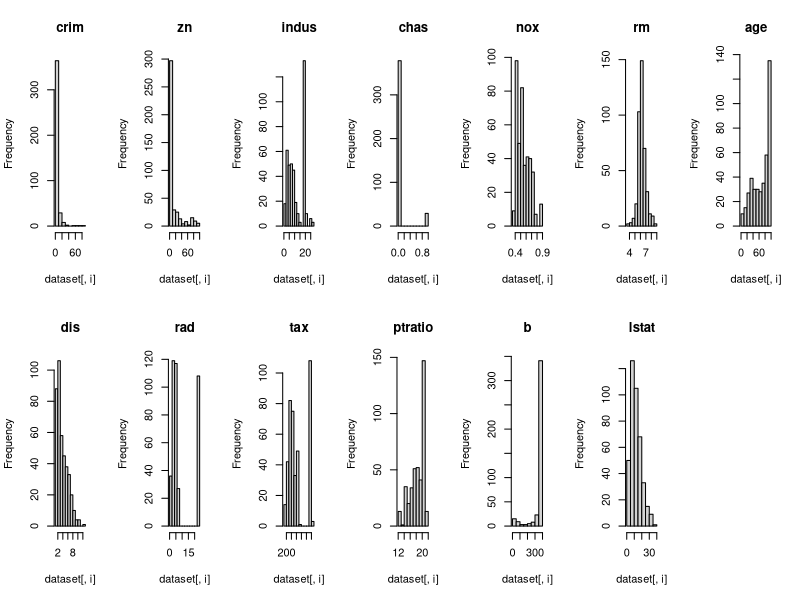
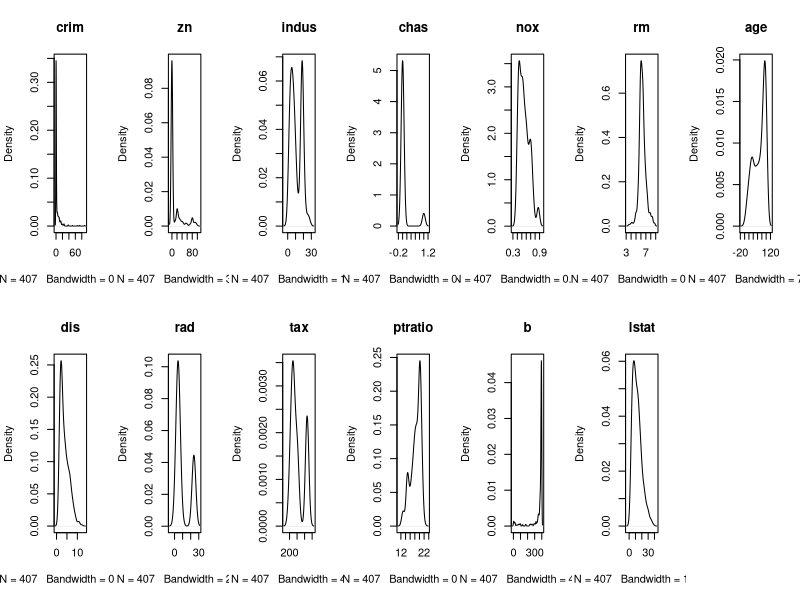
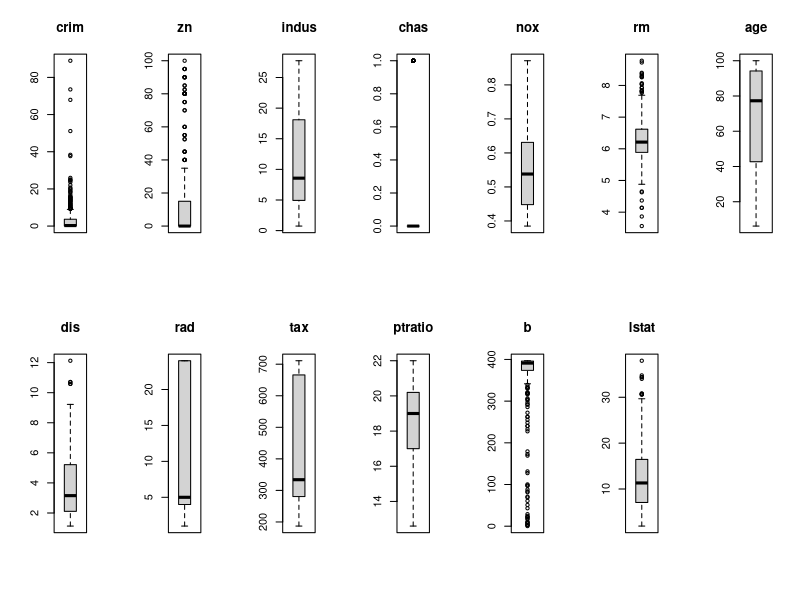
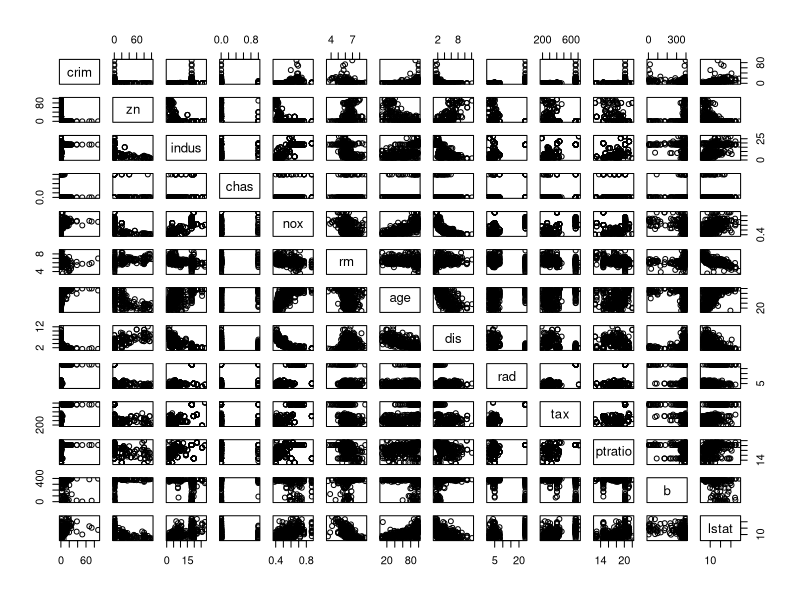
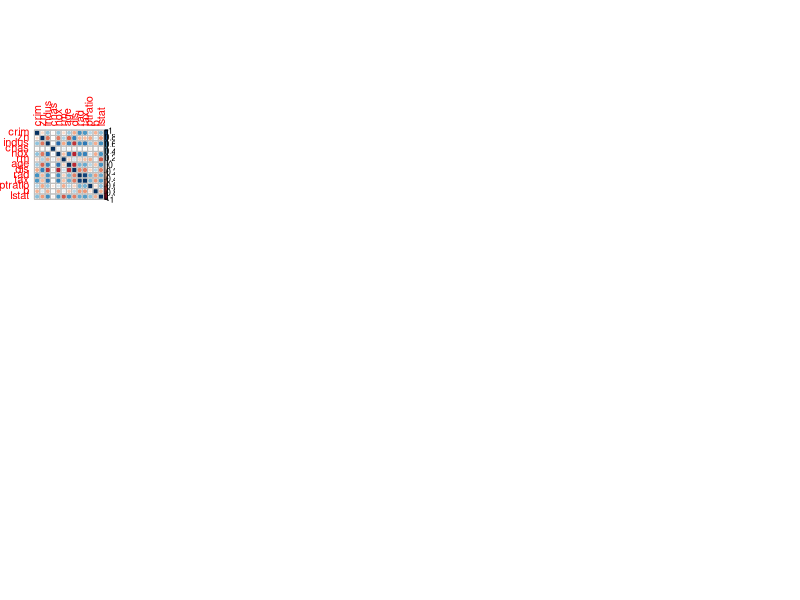
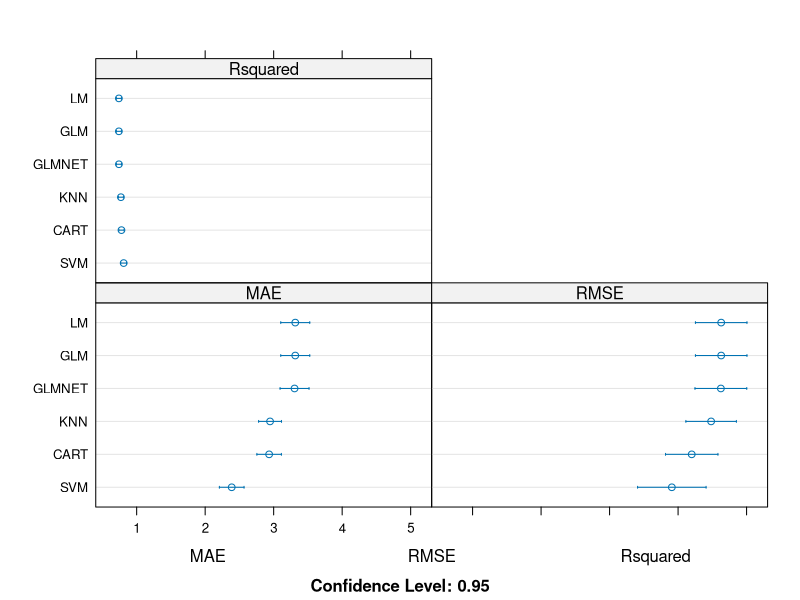

Reproduce these figures in R, in order.
## ---- chunk 1
library(caret)
library(corrplot)
library(mlbench)
library(kernlab)

data(BostonHousing)

## ---- chunk 2

set.seed(7)

# Create a list of 80% of the rows in the original dataset we can use for training

validationIndex <- createDataPartition(BostonHousing$medv, p = .80, list = FALSE)

# Select 20% of the data for validation

validation <- BostonHousing[-validationIndex, ]

# Use the remaining 80% of data for training and testing the models

dataset <- BostonHousing[validationIndex, ]

## ---- chunk 3

# Dimensions of dataset

dim(dataset)

# list types for each attribute

sapply(dataset, class)

# Take a peek at the first 20 rows of the dataset

head(dataset, n=20)

# summarize attribute distributions

summary(dataset)

## ---- chunk 4
# Uni lab had errors (corrected)

# convert chas to a numeric attribute

dataset$chas <- as.numeric(as.character(dataset$chas))

# correlation between all the numeric attributes

cor(dataset[, sapply(dataset, is.numeric)])

## ---- chunk 5

# histograms each attribute

par(mfrow = c(2,7))

for (i in 1:13) {
  hist(dataset[, i], main = names(dataset)[i])
  
}

## ---- chunk 6

# density plot for each attribute

par(mfrow = c(2,7))
for (i in 1:13) {
  plot(density(dataset[,i]), main = names(dataset)[i])
  
}

## ---- chunk 7

# Boxplots for each attribute

par(mfrow = c(2,7))
for (i in 1:13) {
  boxplot(dataset[,i], main = names(dataset)[i])
  
}
## ---- chunk 8

# scatterplot matrix

pairs(dataset[,1:13])

## ---- chunk 9

# correlation plot

correlations <- cor(dataset[,1:13])

corrplot(correlations, method = "circle")

## ---- chunk 10
# Prepare the test harness for evaluating algorithms

# Run algorithms using 10-fold cross validation

trainControl <- trainControl(method = "repeatedcv", number = 10, repeats = 3)

metric <- "RMSE"

## ---- chunk 11

#LM
set.seed(7)
fit.lm <- train(medv~., data = dataset, method = 'lm', metric = metric, preProc = c("center", "scale"), trControl = trainControl)


# GLM
set.seed(7)
fit.glm <- train(medv~., data = dataset, method = 'glm', metric = metric, preProc = c("center", "scale"), trControl = trainControl)

# GLMNET
set.seed(7)
fit.glmnet <- train(medv~., data = dataset, method = 'glmnet', metric = metric, preProc = c("center", "scale"), trControl = trainControl)

# SVM
set.seed(7)
fit.svm <- train(medv~., data = dataset, method = 'svmRadial', metric = metric, preProc = c("center", "scale"), trControl = trainControl)

# CART
set.seed(7)
grid <- expand.grid(.cp= c(0, 0.5, 0.1))
fit.cart <- train(medv~., data = dataset, method = 'rpart', metric = metric, tuneGrid = grid, preProc = c("center", "scale"), trControl = trainControl)

# KNN
set.seed(7)
fit.knn <- train(medv~., data = dataset, method = 'knn', metric = metric, preProc = c("center", "scale"), trControl = trainControl)

## ---- chunk 12

# compare algorithms

results <- resamples(list(LM= fit.lm, GLM = fit.glm, GLMNET = fit.glmnet, SVM = fit.svm, CART = fit.cart, KNN = fit.knn))

summary(results)

dotplot(results)
